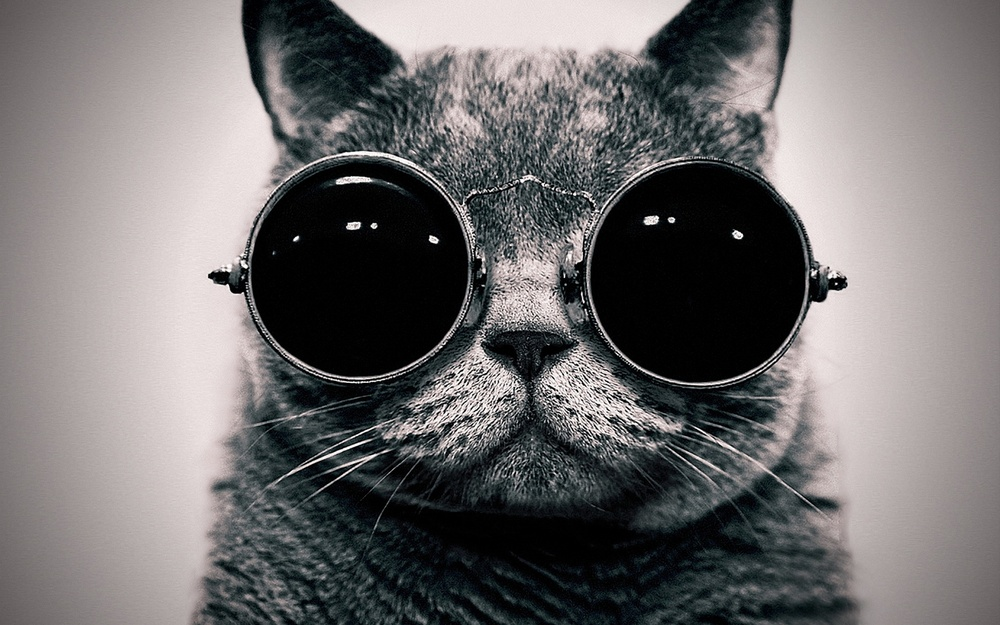
#> input picture data/iu.jpeg, 1000 x 625 px, shrunk from 1920 x 1200 before the run, found by its file name
$ python steg.py
#> lines starting #> are read from the running program, lines starting #| are printed output that depends on the picture; after the words box and inside, x2 and y2 are one past the last pixel; in counts of white or black regions, pixels touching at a corner belong together
import skimage
from skimage import data
from skimage.io import imread
from numpy import array
from random import randint
import numpy as np
import matplotlib.pyplot as plt

# img = imread('/Users/andrewarderne/work/homemade_encryption/steganog/iu.jpeg')

class Steg:
    def __init__(self):
        self.settings = dict()
        self.letters = """
                        abcdefghijklmnopqrstuvwxyz ,.:-'"?;()!
                       """
        self.normal_img = None
        self.encode_data = None
        self.flat_img = None
        self.encode_indexs = None
        self.data_img = None


    def load_img(self, img_path):
        self.normal_img = imread(img_path)
#> self.normal_img is the input picture: shape (625, 1000, 3); mean R, G, B 111.5, 109.2, 109.4

    def load_data(self, data_path):
        with open(data_path, 'r') as f:
#> (reads data/text.txt from the repository)
            data = f.read().lower()
        self.encode_data = self._char_to_num(data)

    def encrypt(self):
        self.encode_indexs = self._create_indexs(self.normal_img, self.encode_data)
        print(self.encode_indexs)
        self.data_img = self._input_data(self.normal_img,
                                         self.encode_indexs,
                                         self.encode_data)
        return self.data_img

    def _char_to_num(self, chars):
        nums = list()
        char_num = {char: num for num, char in enumerate(self.letters)}
        for char in chars:
            if char in '1234567890': continue
            # num = char_num.get(char, 33)
            num = char_num[char]
            nums.append(num)
        return nums

    def _create_indexs(self, img, data):
        indexs = list()
        position = 0
        num = 0
        generator = self._num_generator(img, data)
        xs, ys, zs = img.shape
#> xs = 625; ys = 1000; zs = 3
        for x in range(xs):
            for y in range(ys):
                for z in range(zs):
                    if position == num:
                        indexs.append((x, y, z))
                        position = 0
                        num = next(generator)
                        print(num)
                    position += 1
                    if len(indexs) == len(data):
                        return indexs
#> after the loop, indexs = 25360 items; num = 69; position = 1
#> in encrypt, `self.encode_indexs = self._create_indexs(self.normal_img, self.encode_..`: self.encode_indexs = 25360 items


    def _input_data(self, img, encode_indexs, data):
        for num, (x, y, z) in enumerate(encode_indexs):
            # print(img[x][y][z], data[num])
            img[x][y][z] = data[num]
#> this loop made 25360 passes
#> (x, y, z) on passes 1 to 3: (0, 0, 0), (0, 19, 0), (0, 46, 0)
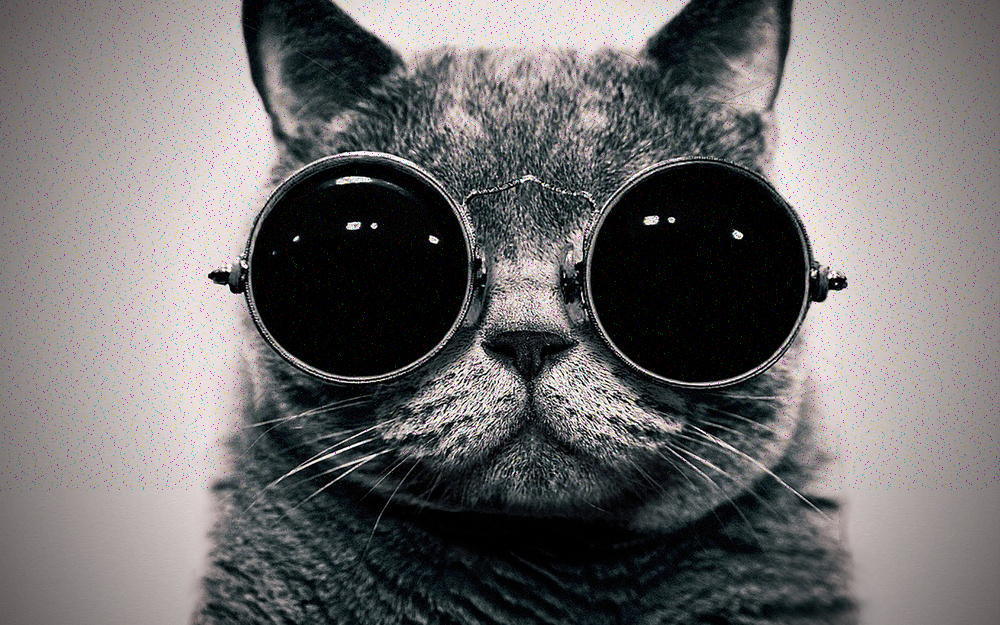
#> img: shape (625, 1000, 3); 4.05% of pixels changed, all inside (x1, y1, x2, y2) = (0, 0, 1000, 491)
        return img

    def _num_generator(self, img, data):
        x, y, z = img.shape
        space_between_data = int((x*y*z)/len(data))
        largest_space = space_between_data + 10
        smallest_space = space_between_data - 40
        while True:
        #     yield 50
            yield randint(smallest_space, largest_space)


    def decrypt_img(self, img):
        data = list()
        for x, y, z in self.encode_indexs:
            data.append(img[x, y, z])
#> after the loop, data = 25360 items
        message = self._num_to_char(data)
        return ''.join(message)

    def _num_to_char(self, nums):
        chars = list()
        num_char = {num: char for num, char in enumerate(self.letters)}
        for num in nums:
            chars.append(num_char[num])
#> this loop made 25360 passes
#> num on passes 1 to 3: 32, 39, 47
#> after the loop, chars = 25360 items
        return chars


img_path = '/Users/andrewarderne/work/homemade_encryption/data/iu.jpeg'
data_path = '/Users/andrewarderne/work/homemade_encryption/data/text.txt'
s = Steg()
s.load_img(img_path)
s.load_data(data_path)
other_img = s.encrypt()

plt.imshow(other_img)
plt.show()

message = s.decrypt_img(other_img)
print(message)
# [10 lines of commented-out code are left out]
